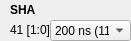
    <widget class="QWidget" name="widget_8" native="true">
     <property name="geometry">
      <rect>
       <x>10</x>
       <y>60</y>
       <width>131</width>
       <height>41</height>
      </rect>
     </property>
     <widget class="QLabel" name="label_490">
      <property name="geometry">
       <rect>
        <x>10</x>
        <y>0</y>
        <width>111</width>
        <height>20</height>
       </rect>
      </property>
      <property name="font">
       <font>
        <weight>75</weight>
        <bold>true</bold>
       </font>
      </property>
      <property name="text">
       <string>SHA</string>
      </property>
     </widget>
     <widget class="QLabel" name="addr_SHA">
      <property name="geometry">
       <rect>
        <x>10</x>
        <y>20</y>
        <width>101</width>
        <height>20</height>
       </rect>
      </property>
      <property name="text">
       <string>41 [1:0]</string>
      </property>
     </widget>
     <widget class="QComboBox" name="comboBox_SHA">
      <property name="geometry">
       <rect>
        <x>50</x>
        <y>20</y>
        <width>81</width>
        <height>21</height>
       </rect>
      </property>
      <item>
       <property name="text">
        <string>200 ns (11)</string>
       </property>
      </item>
      <item>
       <property name="text">
        <string>500 ns (00)</string>
       </property>
      </item>
      <item>
       <property name="text">
        <string>300 ns (01)</string>
       </property>
      </item>
     </widget>
    </widget>
